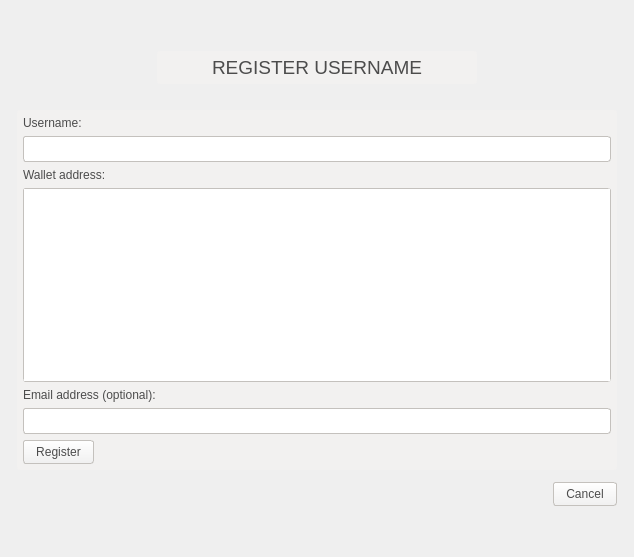
         <widget class="QWidget" name="registerPage">
          <layout class="QGridLayout" name="gridLayout_3">
           <item row="0" column="0">
            <layout class="QVBoxLayout" name="verticalLayout_5">
             <item>
              <layout class="QHBoxLayout" name="horizontalLayout_4">
               <property name="topMargin">
                <number>40</number>
               </property>
               <item>
                <spacer name="horizontalSpacer_4">
                 <property name="orientation">
                  <enum>Qt::Horizontal</enum>
                 </property>
                 <property name="sizeHint" stdset="0">
                  <size>
                   <width>40</width>
                   <height>20</height>
                  </size>
                 </property>
                </spacer>
               </item>
               <item>
                <widget class="QLabel" name="label_4">
                 <property name="sizePolicy">
                  <sizepolicy hsizetype="Fixed" vsizetype="Preferred">
                   <horstretch>0</horstretch>
                   <verstretch>0</verstretch>
                  </sizepolicy>
                 </property>
                 <property name="minimumSize">
                  <size>
                   <width>320</width>
                   <height>0</height>
                  </size>
                 </property>
                 <property name="baseSize">
                  <size>
                   <width>0</width>
                   <height>0</height>
                  </size>
                 </property>
                 <property name="font">
                  <font>
                   <pointsize>14</pointsize>
                  </font>
                 </property>
                 <property name="styleSheet">
                  <string notr="true">background: none;
background-color: #F2F1F0;
border-radius: 3px;
color: #4C4C4C;
padding: 5px 20px;</string>
                 </property>
                 <property name="text">
                  <string>REGISTER USERNAME</string>
                 </property>
                 <property name="alignment">
                  <set>Qt::AlignCenter</set>
                 </property>
                </widget>
               </item>
               <item>
                <spacer name="horizontalSpacer_5">
                 <property name="orientation">
                  <enum>Qt::Horizontal</enum>
                 </property>
                 <property name="sizeHint" stdset="0">
                  <size>
                   <width>40</width>
                   <height>20</height>
                  </size>
                 </property>
                </spacer>
               </item>
              </layout>
             </item>
             <item>
              <layout class="QHBoxLayout" name="horizontalLayout_3">
               <property name="leftMargin">
                <number>6</number>
               </property>
               <property name="topMargin">
                <number>20</number>
               </property>
               <property name="rightMargin">
                <number>6</number>
               </property>
               <property name="bottomMargin">
                <number>6</number>
               </property>
               <item>
                <widget class="QFrame" name="gridFrame">
                 <property name="minimumSize">
                  <size>
                   <width>600</width>
                   <height>0</height>
                  </size>
                 </property>
                 <property name="styleSheet">
                  <string notr="true">background: none;
background-color: #F2F1F0;
border-radius: 3px;
color: #4C4C4C;</string>
                 </property>
                 <layout class="QGridLayout" name="gridLayout_2">
                  <property name="leftMargin">
                   <number>6</number>
                  </property>
                  <property name="topMargin">
                   <number>6</number>
                  </property>
                  <property name="rightMargin">
                   <number>6</number>
                  </property>
                  <property name="bottomMargin">
                   <number>6</number>
                  </property>
                  <item row="8" column="0">
                   <layout class="QHBoxLayout" name="horizontalLayout_8">
                    <property name="bottomMargin">
                     <number>0</number>
                    </property>
                    <item>
                     <widget class="QLineEdit" name="emailLine">
                      <property name="styleSheet">
                       <string notr="true">background-color: rgb(255,255,255);
border-radius:3px;
border: 1px solid #C4C1BD;
color: #4C4C4C;
padding: 4px;
color: #4C4C4C;</string>
                      </property>
                     </widget>
                    </item>
                   </layout>
                  </item>
                  <item row="5" column="0">
                   <widget class="QLabel" name="label_2">
                    <property name="text">
                     <string>Email address (optional):</string>
                    </property>
                   </widget>
                  </item>
                  <item row="2" column="0">
                   <widget class="QLabel" name="label">
                    <property name="text">
                     <string>Wallet address:</string>
                    </property>
                   </widget>
                  </item>
                  <item row="12" column="0">
                   <layout class="QHBoxLayout" name="horizontalLayout_9">
                    <item>
                     <widget class="QPushButton" name="submitRegisterButton">
                      <property name="sizePolicy">
                       <sizepolicy hsizetype="Preferred" vsizetype="Fixed">
                        <horstretch>0</horstretch>
                        <verstretch>0</verstretch>
                       </sizepolicy>
                      </property>
                      <property name="styleSheet">
                       <string notr="true">background: none;
background-color: qlineargradient(spread:pad, x1:0, y1:1, x2:0, y2:0, stop:0 rgb(240,240,240), stop:1 rgb(255, 255, 255));
border-radius:3px;
border: 1px solid #C4C1BD;
color: #4C4C4C;
padding: 4px 12px;</string>
                      </property>
                      <property name="text">
                       <string>Register</string>
                      </property>
                     </widget>
                    </item>
                    <item>
                     <widget class="QLabel" name="registerError">
                      <property name="styleSheet">
                       <string notr="true">color:#BF3A2B</string>
                      </property>
                      <property name="text">
                       <string/>
                      </property>
                     </widget>
                    </item>
                    <item>
                     <spacer name="horizontalSpacer_2">
                      <property name="orientation">
                       <enum>Qt::Horizontal</enum>
                      </property>
                      <property name="sizeHint" stdset="0">
                       <size>
                        <width>40</width>
                        <height>20</height>
                       </size>
                      </property>
                     </spacer>
                    </item>
                   </layout>
                  </item>
                  <item row="1" column="0">
                   <layout class="QHBoxLayout" name="horizontalLayout_11">
                    <item>
                     <widget class="QLineEdit" name="usernameLine">
                      <property name="styleSheet">
                       <string notr="true">background-color: rgb(255,255,255);
border-radius:3px;
border: 1px solid #C4C1BD;
color: #4C4C4C;
padding: 4px;
color: #4C4C4C;</string>
                      </property>
                     </widget>
                    </item>
                   </layout>
                  </item>
                  <item row="3" column="0">
                   <widget class="QFrame" name="gridFrame">
                    <property name="styleSheet">
                     <string notr="true">background-color: rgb(255,255,255);
color: #4C4C4C;
border: 1px solid #C4C1BD;
</string>
                    </property>
                    <layout class="QGridLayout" name="gridLayout_12">
                     <property name="leftMargin">
                      <number>0</number>
                     </property>
                     <property name="topMargin">
                      <number>0</number>
                     </property>
                     <property name="rightMargin">
                      <number>0</number>
                     </property>
                     <property name="bottomMargin">
                      <number>0</number>
                     </property>
                     <property name="spacing">
                      <number>0</number>
                     </property>
                     <item row="0" column="0">
                      <widget class="QTableView" name="addressTableView">
                       <property name="styleSheet">
                        <string notr="true">border:none;
background-color:none;</string>
                       </property>
                      </widget>
                     </item>
                    </layout>
                   </widget>
                  </item>
                  <item row="0" column="0">
                   <widget class="QLabel" name="label_8">
                    <property name="text">
                     <string>Username:</string>
                    </property>
                   </widget>
                  </item>
                 </layout>
                </widget>
               </item>
              </layout>
             </item>
             <item>
              <layout class="QHBoxLayout" name="horizontalLayout_10">
               <property name="rightMargin">
                <number>6</number>
               </property>
               <item>
                <spacer name="horizontalSpacer_3">
                 <property name="orientation">
                  <enum>Qt::Horizontal</enum>
                 </property>
                 <property name="sizeHint" stdset="0">
                  <size>
                   <width>40</width>
                   <height>20</height>
                  </size>
                 </property>
                </spacer>
               </item>
               <item>
                <widget class="QPushButton" name="cancelButton">
                 <property name="sizePolicy">
                  <sizepolicy hsizetype="Preferred" vsizetype="Fixed">
                   <horstretch>0</horstretch>
                   <verstretch>0</verstretch>
                  </sizepolicy>
                 </property>
                 <property name="styleSheet">
                  <string notr="true">background: none;
background-color: qlineargradient(spread:pad, x1:0, y1:1, x2:0, y2:0, stop:0 rgb(240,240,240), stop:1 rgb(255, 255, 255));
border-radius:3px;
border: 1px solid #C4C1BD;
color: #4C4C4C;
padding: 4px 12px;</string>
                 </property>
                 <property name="text">
                  <string>Cancel</string>
                 </property>
                </widget>
               </item>
              </layout>
             </item>
             <item>
              <spacer name="verticalSpacer">
               <property name="orientation">
                <enum>Qt::Vertical</enum>
               </property>
               <property name="sizeHint" stdset="0">
                <size>
                 <width>20</width>
                 <height>40</height>
                </size>
               </property>
              </spacer>
             </item>
            </layout>
           </item>
          </layout>
         </widget>
